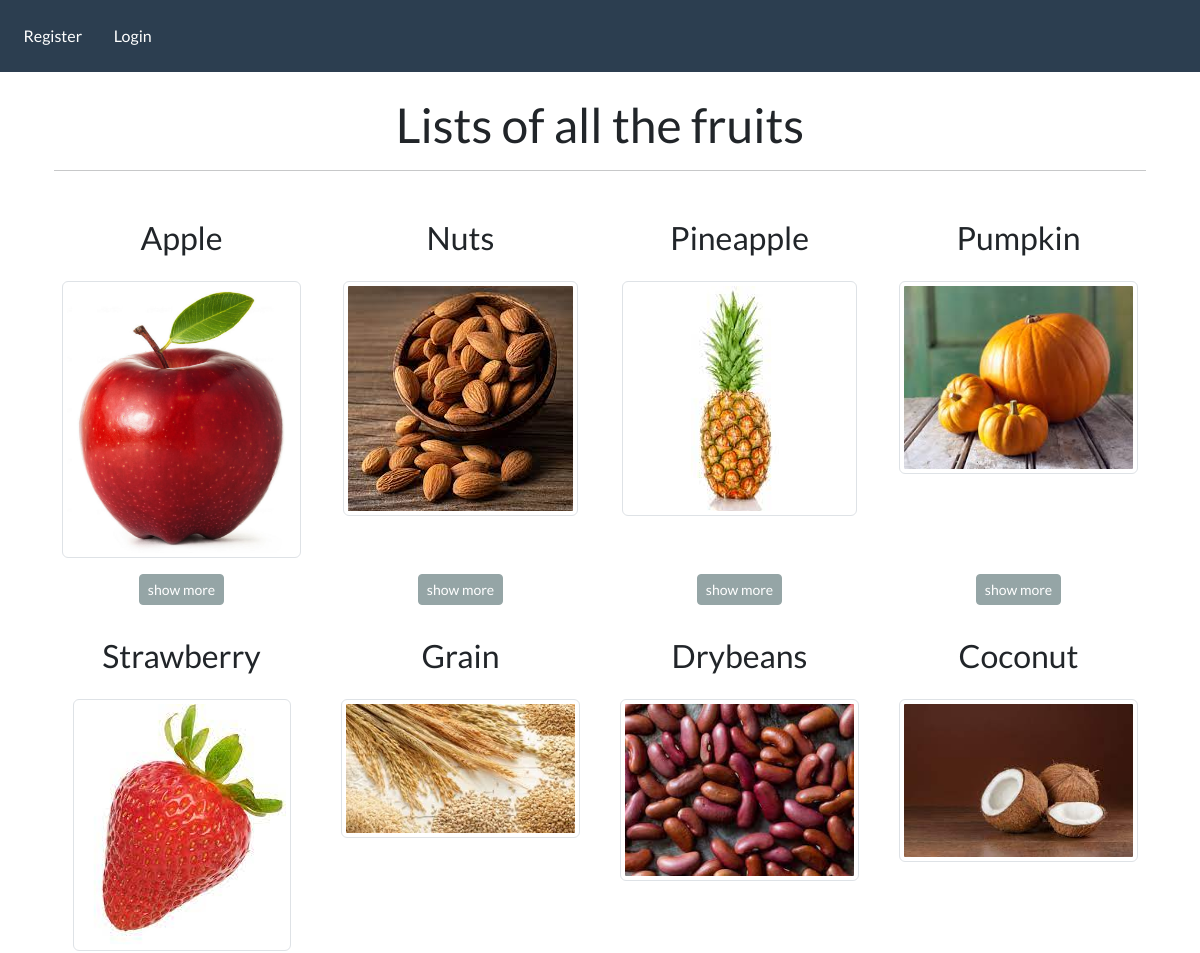
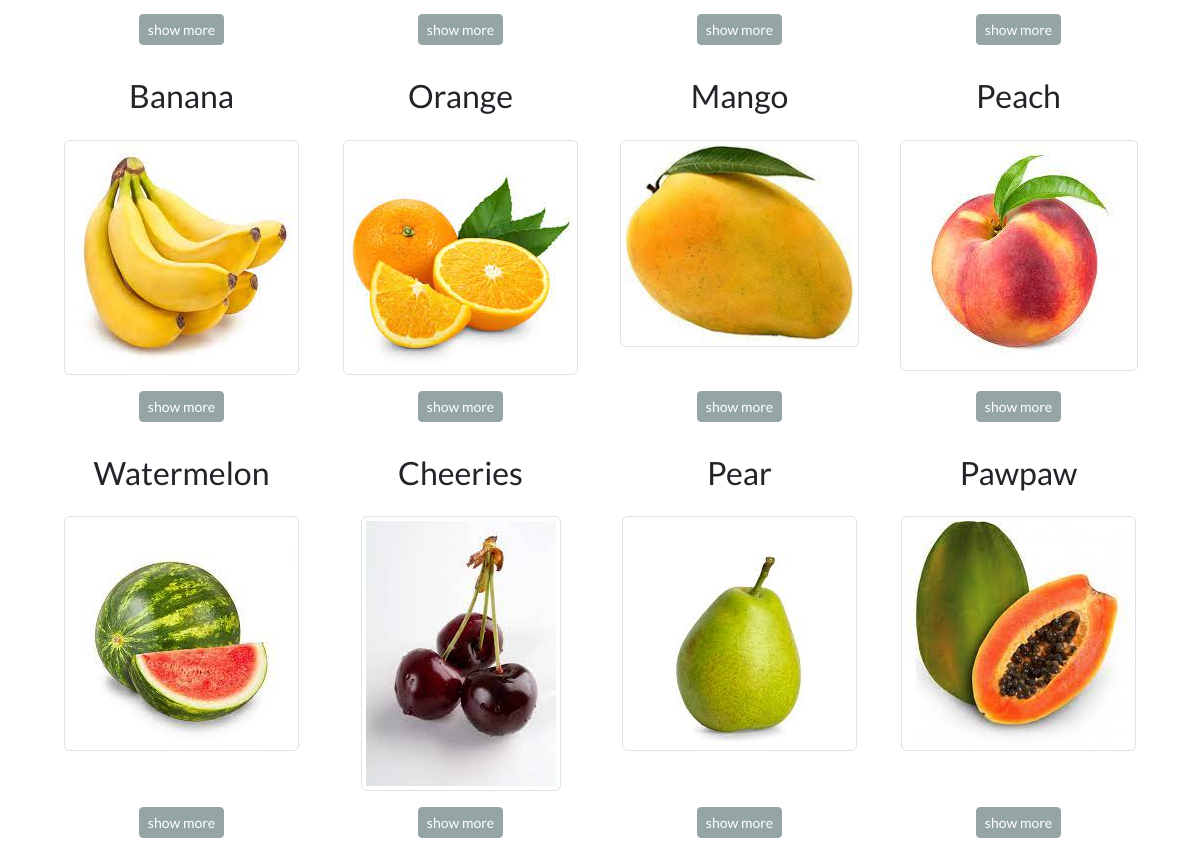
The page /allfruits/ on the database its author committed (2 pictures, top to bottom).
### fruitsapp/models.py (models this page shows, shortened)
class MyFruit(models.Model):
    image = models.ImageField(null=True, blank=True, upload_to="images/")
    name = models.CharField(max_length=100)
    category = models.CharField(max_length=120)
    description = models.TextField(max_length=256)

### fruitsapp/views.py (the view)
# urls.py: path('allfruits/', views.allfruits, name='allfruits'),
def allfruits(request):
    all_fruits = MyFruit.objects.all()
    request.session['previous_url'] = request.get_full_path()
    return render(request, 'fruitsapp/allfruits.html', context={'all_fruits': all_fruits})

### fruitsapp/templates/fruitsapp/allfruits.html
{% extends "fruitsapp/base.html" %}
{% block content %}
{% load static %}
    <body>
        <div class="container text-center">
            <h1>Lists of all the fruits</h1>
            <hr>
            <br>
            <div class="row row-cols-4">
                {% for fruit in all_fruits %}
                    <div class="col d-flex flex-column mb-3">
                        <div class="p-2"><h3>{{ fruit.name }}</h3></div>
                        {% if fruit.image %}
                            <div class="p-2 "><img src="{{ fruit.image.url }}" class="img-thumbnail" alt="an image of {{fruit.name}}" /></div>
                        {% endif %}
                        <div class="mt-auto p-2"> <a class="btn btn-secondary btn-sm" href="{% url 'single_fruit' fruit.id %}">show more</a></div>
                    </div>
                {% endfor %}
            </div>
        </div>
    </body>
{% endblock %}

### fruitsapp/templates/fruitsapp/base.html (shortened to what this page needs)
<!DOCTYPE html>
{% load static %}
<html>
    <head>
        <link rel="stylesheet" type="text/css" href="https://bootswatch.com/5/flatly/bootstrap.min.css">
        <link rel="stylesheet" type="text/css" href="{% static 'css/mycss.css' %}">
        <link rel="stylesheet" href="https://cdnjs.cloudflare.com/ajax/libs/font-awesome/4.7.0/css/font-awesome.min.css">
    </head>
    <body>
        <nav class="navbar navbar-expand-lg navbar-dark bg-primary justify-content-center">
            <div class="collapse navbar-collapse text-center" id="navbarNavDropdown">
                <ul class="navbar-nav mr-auto">
                    {% if user.is_authenticated %}
                        <li class="nav-item">
                            <a class="nav-link" href="{% url 'dashboard' %}">Dashboard &nbsp; </a>
                        </li>
                        &nbsp;      &nbsp;      &nbsp;
                        <li class="nav-item">
                            <a class="nav-link" href="{% url 'index' %}">Home &nbsp; <i class="fa fa-home" aria-hidden="true"></i></a>
                        </li>
                        &nbsp;      &nbsp;      &nbsp;
                        <li class="nav-item">
                            <a class="nav-link" href="{% url 'category' %}">Category &nbsp; </a>
                        </li>
                        &nbsp;      &nbsp;      &nbsp;
                        <li class="nav-item">
                            <a class="nav-link" href="{% url 'view_fruits' %}">Show fruits &nbsp; </a>
                        </li>
                        &nbsp;      &nbsp;      &nbsp;
                        <li class="nav-item">
                            <a class="nav-link" href="{% url 'allfruits' %}">All fruits &nbsp; </a>
                        </li>
                        &nbsp;      &nbsp;      &nbsp;
                        <li class="nav-item">
                            <a class="nav-link" href="{% url 'user-logout' %}">Sign out &nbsp; <i class="fa fa-sign-out" aria-hidden="true"></i></a>
                        </li>
                </ul>
                    {% else %}
                        <li class="nav-item">
                            <a class="nav-link" href="{% url 'register' %}">Register</a>
                        </li>
                        <li class="nav-item">
                            <a class="nav-link" href="{% url 'login' %}">Login</a>
                        </li>
                    {% endif %}
            </div>
        </nav>
        <div class="container">
            <br>
             {% block content %}
             {% endblock %}
        </div>
    </body>
</html>

### rows shown on the page
MyFruit: name "Apple", image (picture)
MyFruit: name "Nuts", image (picture)
MyFruit: name "Pineapple", image (picture)
MyFruit: name "Pumpkin", image (picture)
MyFruit: name "Strawberry", image (picture)
MyFruit: name "Grain", image (picture)
MyFruit: name "Drybeans", image (picture)
MyFruit: name "Coconut", image (picture)
MyFruit: name "Banana", image (picture)
MyFruit: name "Orange", image (picture)
MyFruit: name "Mango", image (picture)
MyFruit: name "Peach", image (picture)
MyFruit: name "Watermelon", image (picture)
MyFruit: name "Cheeries", image (picture)
MyFruit: name "Pear", image (picture)
MyFruit: name "Pawpaw", image (picture)
